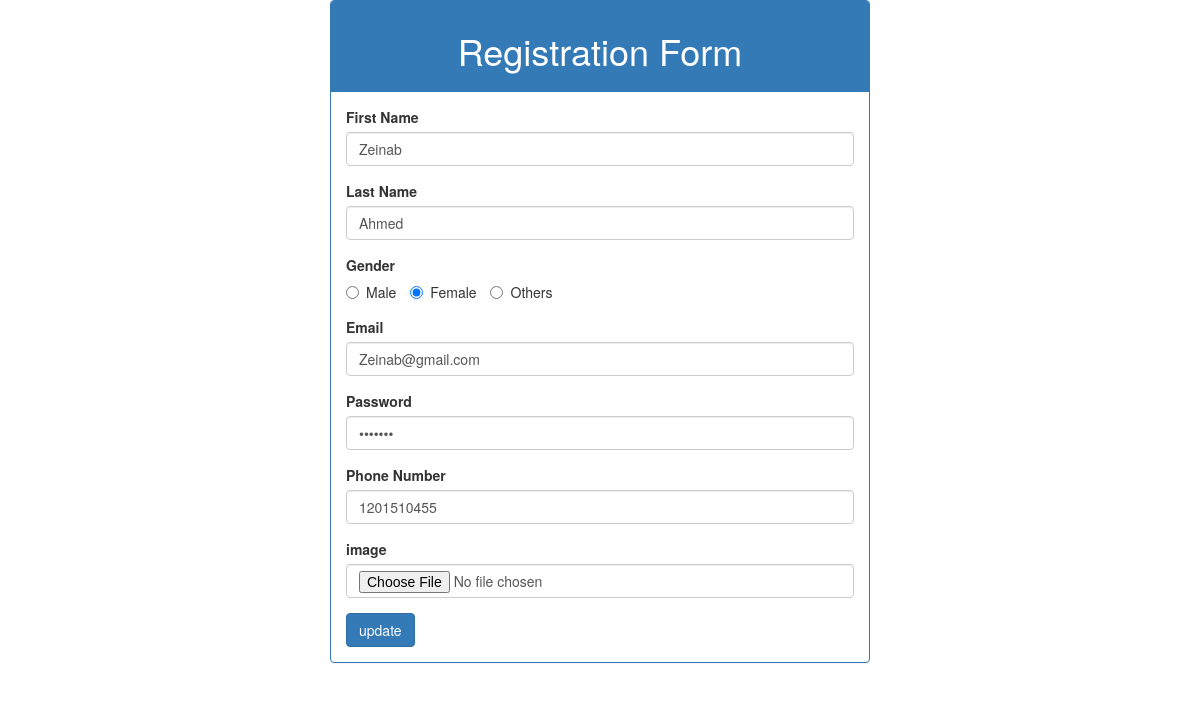
The app's page /update-user.php?updateid=5 (signed in) with its own data.
### tables this page shows
CREATE TABLE `user` (
  `id` int(11) NOT NULL,
  `firstName` varchar(50) NOT NULL,
  `lastName` varchar(50) NOT NULL,
  `gender` enum('m','f','o','') NOT NULL,
  `email` varchar(50) NOT NULL,
  `password` varchar(20) NOT NULL,
  `number` bigint(11) NOT NULL,
  `image` blob NOT NULL,
  `userName` varchar(50) NOT NULL
);

### update-user.php (the view, shortened to what this page needs)
<?php
include 'connect.php';
if(isset($_SESSION['user'])){
$id=$_GET['updateid'];
$sql = "select * from user where id=$id";
$result=mysqli_query($conn,$sql);
$row = mysqli_fetch_assoc($result);
    $firstName=$row['firstName'];
    $lastName=$row['lastName'];
    $gender=$row['gender'];
    $email=$row['email'];
    $password=$row['password'];
    $number=$row['number'];
?>
<!DOCTYPE html>
<html>
  <head>
    <link rel="stylesheet" type="text/css" href="test.css" />
  <body>
    <div class="container">
      <div class="row col-md-6 col-md-offset-3">
        <div class="panel panel-primary">
          <div class="panel-heading text-center">
            <h1>Registration Form</h1>
          </div>
          <div class="panel-body">
            <form  method="post" enctype="multipart/form-data">
              <div class="form-group">
                <label for="firstName">First Name</label>
                <input
                  type="text"
                  class="form-control"
                  id="firstName"
                  name="firstName"
                  value="<?php echo $firstName; ?>"
                />
              </div>
              <div class="form-group">
                <label for="lastName">Last Name</label>
                <input
                  type="text"
                  class="form-control"
                  id="lastName"
                  name="lastName"
                  value="<?php echo $lastName; ?>"
                />
              </div>
              <div class="form-group">
                <label for="gender">Gender</label>
                <div>
                  <label for="male" class="radio-inline"
                    ><input
                      type="radio"
                      name="gender"
                      value="m"
                      id="male"
                      <?php
                      if($gender == 'm'){
                        echo 'checked';
                      }
                      ?>
                    />Male</label
                  >
                  <label for="female" class="radio-inline"
                    ><input
                      type="radio"
                      name="gender"
                      value="f"
                      id="female"
                      <?php
                      if($gender == 'f'){
                        echo 'checked';
                      }
                      ?>
                    />Female</label
                  >
                  <label for="others" class="radio-inline"
                    ><input
                      type="radio"
                      name="gender"
                      value="o"
                      id="others"
                      <?php
                      if($gender == 'o'){
                        echo 'checked';
                      }
                      ?>
                    />Others</label
                  >
                </div>
              </div>
              <div class="form-group">
                <label for="email">Email</label>
                <input
                  type="text"
                  class="form-control"
                  id="email"
                  name="email"
                  value="<?php echo $email; ?>"
                />
              </div>
              <div class="form-group">
                <label for="password">Password</label>
                <input
                  type="password"
                  class="form-control"
                  id="password"
                  name="password"
                  value="<?php echo $password; ?>"
                />
              </div>
              <div class="form-group">
                <label for="number">Phone Number</label>
                <input
                  type="number"
                  class="form-control"
                  id="number"
                  name="number"
                  value="<?php echo $number; ?>"
                />
              </div>
              <div class="form-group">
                <label for="image">image</label>
                <input
                  type="file"
                  class="form-control"
                  id="image"
                  name="image"
                  accept=".jpg , .jpeg , .png"
                />
              </div>
              <button type="submit" class="btn btn-primary" name="update">update</button>
            </form>
          </div>
        </div>
      </div>
    </div>
  </body>
</html>
<?php
}else{
  header('location:index.php');
    exit();
}
?>

### records on screen
user: firstName "Zeinab", lastName "Ahmed", gender "☐ Male", gender "☑ Female", gender "☐ Others", email "Zeinab@gmail.com", number "1201510455"
